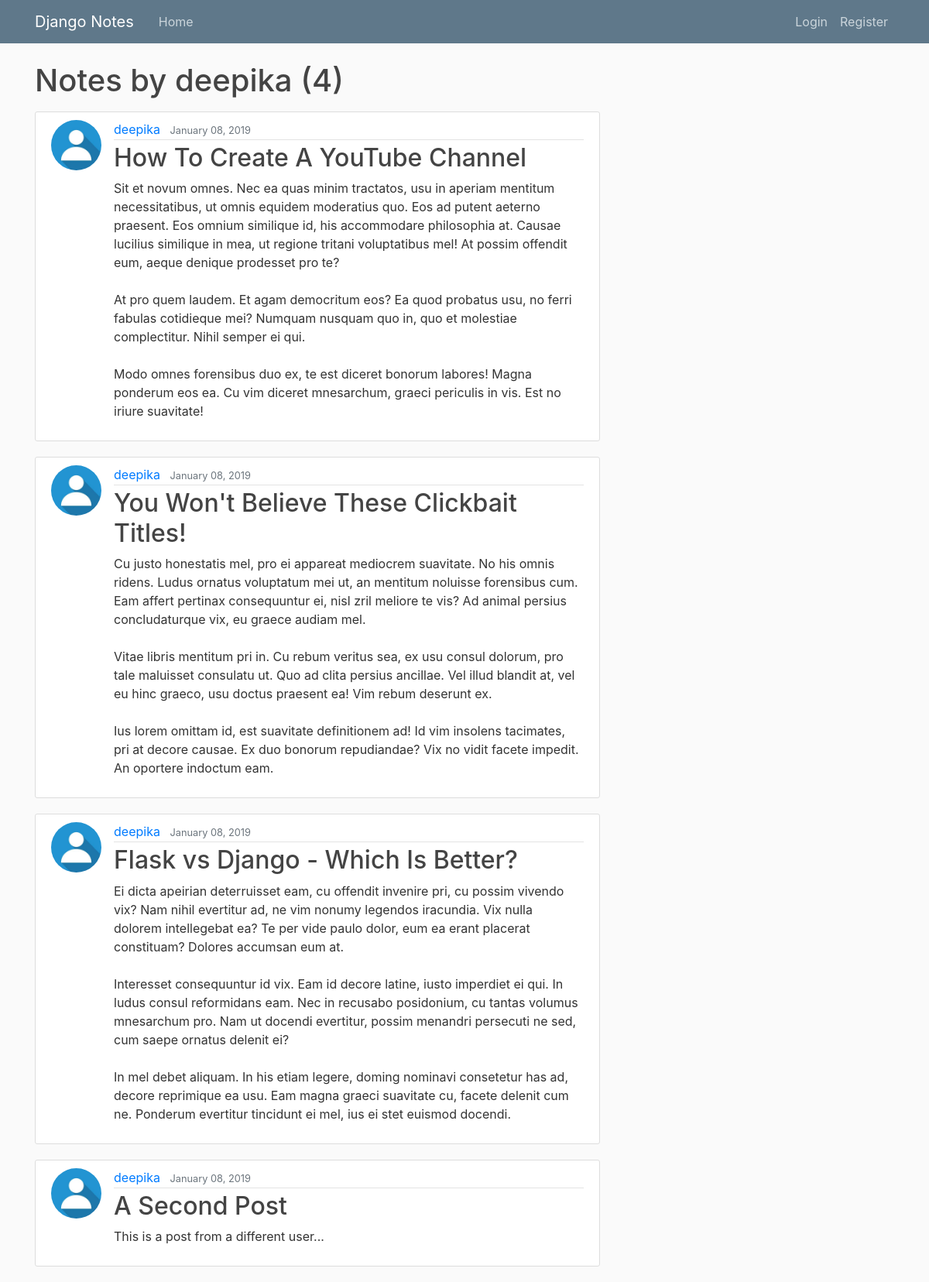
/user/deepika, run on the app's committed database.
### notes/models.py (models this page shows, shortened)
class notes(models.Model):
	title = models.CharField(max_length=100)
	content = models.TextField()
	date_posted = models.DateTimeField(default=timezone.now)
	author = models.ForeignKey(User,on_delete = models.CASCADE)

### users/models.py (models this page shows, shortened)
class profile(models.Model):
    user = models.OneToOneField(User,on_delete = models.CASCADE)
    image = models.ImageField(default ='profile_pics/default.jpg',upload_to='profile_pics')

### notes/views.py (the view)
# urls.py: path('user/<str:username>', UserPostListView.as_view(),name = 'user-notes'),
class UserPostListView(ListView):
	model = notes
	template_name = 'notes/user_notes.html'
	context_object_name = 'posts'
	paginate_by = 10
	def get_queryset(self):
		user =get_object_or_404(User,username = self.kwargs.get('username'))
		return notes.objects.filter(author = user).order_by('-date_posted')

### notes/templates/notes/user_notes.html (shortened to what this page needs)
{% extends "notes/base.html" %}
{% block content %}
<h1 class="mb-3">Notes by {{view.kwargs.username}} ({{ page_obj.paginator.count }})</h1>
	{% for post in posts %}
    <article class="media content-section">
      <img class = "rounded-circle article-img" src="{{ post.author.profile.image.url }}">
  <div class="media-body">
    <div class="article-metadata">
      <a class="mr-2" href="{% url 'user-notes' post.author.username %}">{{ post.author }}</a>
      <small class="text-muted">{{ post.date_posted|date:"F d, Y" }}</small>
    </div>
    <h2><a class="article-title" href="{% url 'notes-detail' post.id %}">{{ post.title }}</a></h2>
    <p class="article-content">{{ post.content }}</p>
  </div>
</article>
  {% endfor %}
{% endblock content %}

### notes/static/notes/main.css (style rules this page uses)
body { background: #fafafa; color: #333333; margin-top: 5rem; }
h1, h2, h3, h4, h5, h6 { color: #444444; }
.content-section { background: #ffffff; padding: 10px 20px; border: 1px solid #dddddd; border-radius: 3px; margin-bottom: 20px; }
.article-title { color: #444444; }
.article-content { white-space: pre-line; }
.article-img { height: 65px; width: 65px; margin-right: 16px; }
.article-metadata { padding-bottom: 1px; margin-bottom: 4px; border-bottom: 1px solid #e3e3e3 }

### data on the page
notes: author.profile.image (placeholder picture), author "deepika", date_posted "January 08, 2019", title "How To Create A YouTube Channel", content "Sit et novum omnes. Nec ea quas minim tractatos, usu in aperiam mentitum necessitatibus, ut omnis equidem moderatius quo. Eos ad putent aeterno praesent. Eos omnium similique id, his accommodare philosophia at. Causae lucilius similique in mea, ut regione tritani voluptatibus mel! At possim offendit eum, aeque denique prodesset pro te? At pro quem laudem. Et agam democritum eos? Ea quod probatus usu, no ferri fabulas cotidieque mei? Numquam nusquam quo in, quo et molestiae complectitur. Nihil semper ei qui. Modo omnes forensibus duo ex, te est diceret bonorum labores! Magna ponderum eos ea. Cu vim diceret mnesarchum, graeci periculis in vis. Est no iriure suavitate!"
notes: author.profile.image (placeholder picture), author "deepika", date_posted "January 08, 2019", title "You Won't Believe These Clickbait Titles!", content "Cu justo honestatis mel, pro ei appareat mediocrem suavitate. No his omnis ridens. Ludus ornatus voluptatum mei ut, an mentitum noluisse forensibus cum. Eam affert pertinax consequuntur ei, nisl zril meliore te vis? Ad animal persius concludaturque vix, eu graece audiam mel. Vitae libris mentitum pri in. Cu rebum veritus sea, ex usu consul dolorum, pro tale maluisset consulatu ut. Quo ad clita persius ancillae. Vel illud blandit at, vel eu hinc graeco, usu doctus praesent ea! Vim rebum deserunt ex. Ius lorem omittam id, est suavitate definitionem ad! Id vim insolens tacimates, pri at decore causae. Ex duo bonorum repudiandae? Vix no vidit facete impedit. An oportere indoctum eam."
notes: author.profile.image (placeholder picture), author "deepika", date_posted "January 08, 2019", title "Flask vs Django - Which Is Better?", content "Ei dicta apeirian deterruisset eam, cu offendit invenire pri, cu possim vivendo vix? Nam nihil evertitur ad, ne vim nonumy legendos iracundia. Vix nulla dolorem intellegebat ea? Te per vide paulo dolor, eum ea erant placerat constituam? Dolores accumsan eum at. Interesset consequuntur id vix. Eam id decore latine, iusto imperdiet ei qui. In ludus consul reformidans eam. Nec in recusabo posidonium, cu tantas volumus mnesarchum pro. Nam ut docendi evertitur, possim menandri persecuti ne sed, cum saepe ornatus delenit ei? In mel debet aliquam. In his etiam legere, doming nominavi consetetur has ad, decore reprimique ea usu. Eam magna graeci suavitate cu, facete delenit cum ne. Ponderum…"
notes: author.profile.image (placeholder picture), author "deepika", date_posted "January 08, 2019", title "A Second Post", content "This is a post from a different user..."

### other printed values
{{ view.kwargs.username }} "deepika"
{{ page_obj.paginator.count }} "4"
